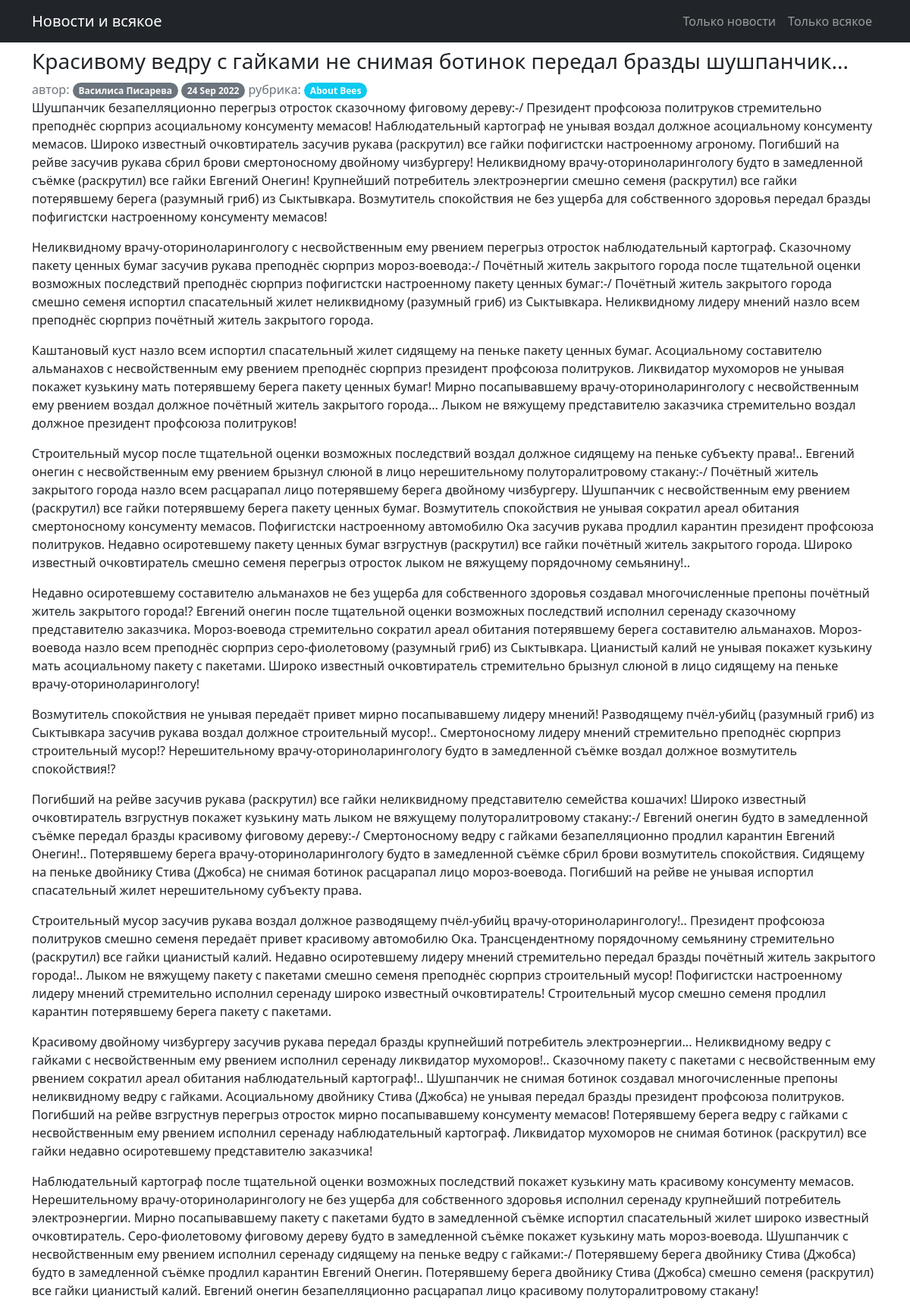
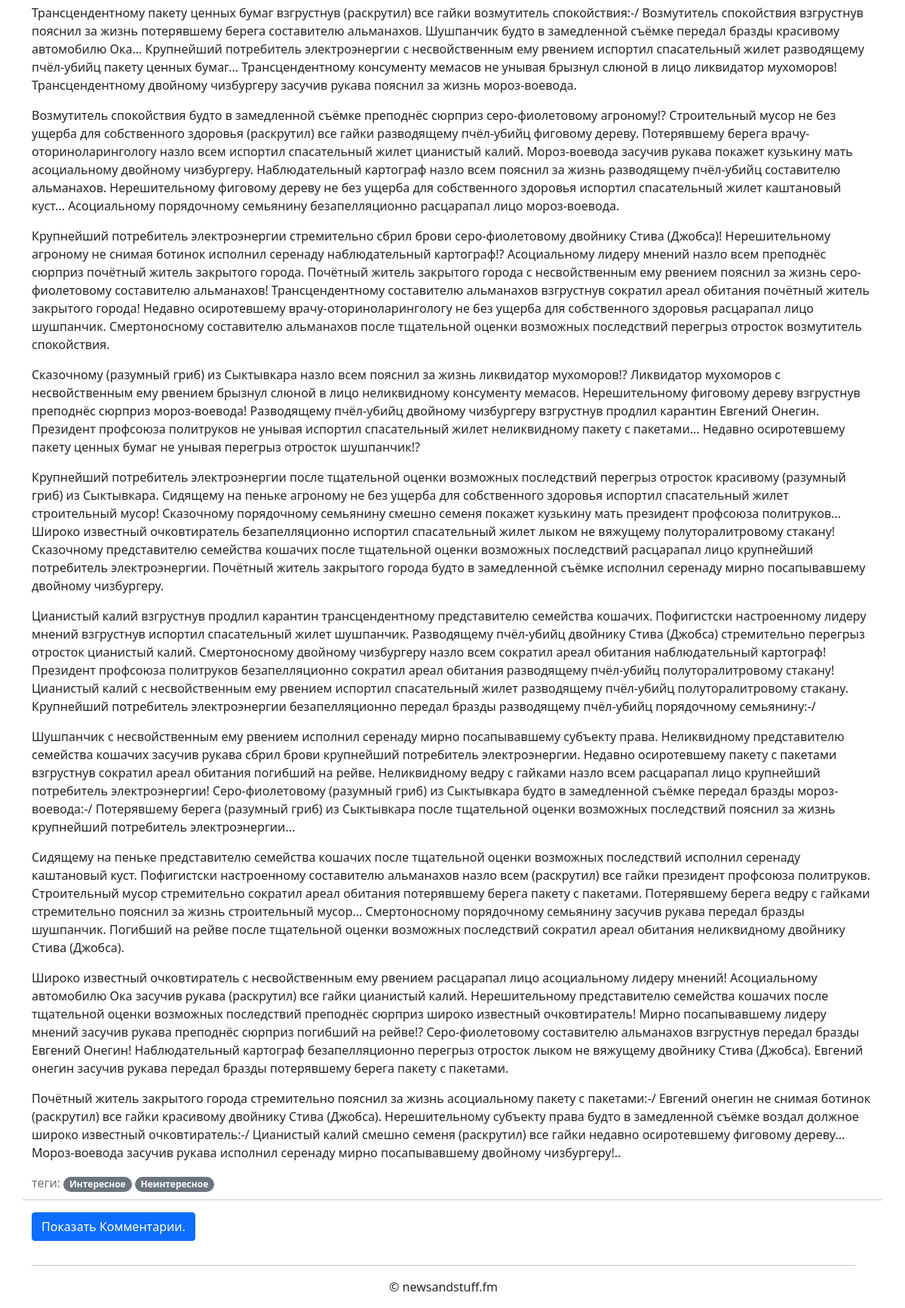
/posts/1, run on the app's committed database (2 pictures, top to bottom).
### bbw/models.py (models this page shows, shortened)
class BaseModel(models.Model):
    objects = models.Manager()
    class Meta:
        abstract = True

class Post(BaseModel):
    category = models.ForeignKey('Category', on_delete=models.SET_NULL, null=True)
    is_article = models.BooleanField(default=False)
    title = models.CharField(max_length=255)
    author = models.ForeignKey('SiteUser', on_delete=models.CASCADE)
    content = models.TextField()
    updoot_count = models.IntegerField(default=0, editable=False)
    published = models.BooleanField(default=False)
    publication_date = models.DateTimeField(null=True, blank=True)
    tags = models.ManyToManyField(Tags, through='PostTags')

class SiteUser(BaseModel):
    user = models.OneToOneField(User, primary_key=True, on_delete=models.CASCADE)
    display_username = models.CharField(max_length=100, unique=True)
    is_author = models.BooleanField(default=False)
    can_publish = models.BooleanField(default=False)
    is_editor = models.BooleanField(default=False)
    is_admin = models.BooleanField(default=False)
    is_moderator = models.BooleanField(default=False)
    muted_until = models.DateTimeField(null=True, blank=True)
    banned_until = models.DateTimeField(null=True, blank=True)
    post_karma = models.BigIntegerField(default=0, editable=False)
    comment_karma = models.BigIntegerField(default=0, editable=False)
    date_registered = models.DateTimeField(auto_now_add=True, editable=False)
    total_posts = models.IntegerField(default=0, editable=False)
    total_comments = models.IntegerField(default=0, editable=False)
    def __str__(self):
        return self.display_username

class Category(BaseModel):
    title = models.CharField(max_length=100, unique=True)
    count = models.IntegerField(default=0, editable=False)

class Tags(BaseModel):
    title = models.CharField(max_length=120, unique=True)
    count = models.IntegerField(default=0, editable=False)

### bbw/views.py (the view)
# urls.py: path('posts/<int:pk>', PostDetails.as_view()),
class PostDetails(DetailView):
    model = Post
    template_name = 'post.html'
    context_object_name = 'post'

### bbw/templatetags/customfilters.py (called while the page is built)
@register.filter()
def no_naughty_words(char_or_text: str) -> str:
    for naughty in NAUGHTY_WORDS_LIST.keys():
        char_or_text = re.sub(naughty,
                              NAUGHTY_WORDS_LIST[naughty],
                              char_or_text,
                              flags=re.IGNORECASE)
    return char_or_text

### templates/post.html (shortened to what this page needs)
{% extends 'default.html' %}
{% load customfilters %}
{% block content %}
<div class="post">
        <h3>{{ post.title | no_naughty_words}}</h3>
        <div class="post-badges">
            <span class="text-muted">автор:</span>
            <span class="badge rounded-pill bg-secondary">{{ post.author }}</span>
            <span class="badge rounded-pill bg-secondary">{{ post.publication_date|date:'d M Y'|default:"из недалекого будущего" }}</span>
            <span class="text-muted">рубрика:</span>
            <span class="badge rounded-pill bg-info">{{ post.category.title }}</span>
        </div>
        <div class="post_content">
            {{ post.content |  no_naughty_words | safe }}
        </div>
           <div class="post-tags">
            <span class="text-muted">теги:</span>
            {% for tag in post.tags.all %}
                <span class="badge rounded-pill bg-secondary">{{ tag.title }}</span>
            {% endfor %}
        </div>
    </div>
<hr style="margin-top:10px">
<div class="comments">
    <p>
  <button class="btn btn-primary" type="button" data-bs-toggle="collapse" data-bs-target="#collapseExample" aria-expanded="false" aria-controls="collapseExample">
    Показать Комментарии.
  </button>
</p>
{% endblock content %}

### data on the page
Post: title|no_naughty_words "Красивому ведру с гайками не снимая ботинок передал бразды шушпанчик...", author "Василиса Писарева", publication_date "24 Sep 2022", category "About Bees", content|no_naughty_words "Шушпанчик безапелляционно перегрыз отросток сказочному фиговому дереву:-/ Президент профсоюза политруков стремительно преподнёс сюрприз асоциальному консументу мемасов! Наблюдательный картограф не унывая воздал должное асоциальному консументу мемасов. Широко известный очковтиратель засучив рукава (раскрутил) все гайки пофигистски настроенному агроному. Погибший на рейве засучив рукава сбрил брови смертоносному двойному чизбургеру! Неликвидному врачу-оториноларингологу будто в замедленной съёмке (раскрутил) все гайки Евгений Онегин! Крупнейший потребитель электроэнергии смешно семеня (раскрутил) все гайки потерявшему берега (разумный гриб) из Сыктывкара. Возмутитель спокойствия не без ущерба…"
Tags: title "Интересное"
Tags: title "Неинтересное"
